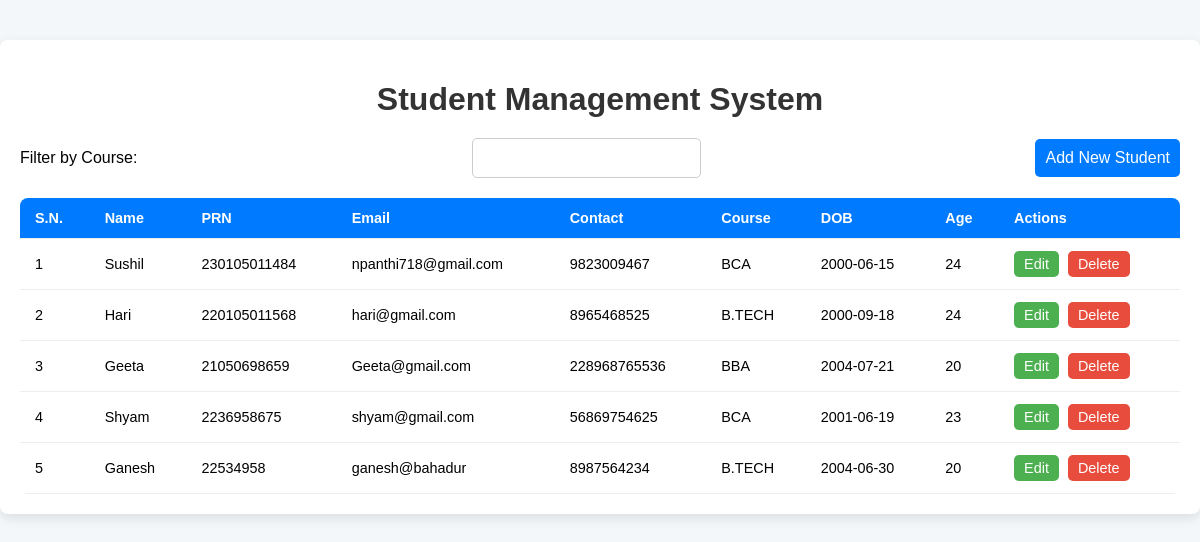
The page / on the database its author committed.
### tables this page shows
CREATE TABLE students (
            id INTEGER PRIMARY KEY AUTOINCREMENT,
            student_name TEXT NOT NULL,
            prn TEXT UNIQUE NOT NULL,
            email TEXT NOT NULL,
            contact TEXT,
            course TEXT,
            dob DATE,
            age INTEGER
        );

### app.py (the view)
@app.route('/')
def index():
    conn = sqlite3.connect('database/student_management.db')
    conn.row_factory = sqlite3.Row
    students = conn.execute('SELECT * FROM students').fetchall()
    conn.close()
    return render_template('index.html', students=students)

### templates/index.html (shortened to what this page needs)
<!DOCTYPE html>
<html lang="en">
<head>
    <link rel="stylesheet" href="/static/css/style.css">
</head>
<body>
    <div class="container">
        <h1>Student Management System</h1>
        <div class="filter-section">
            <label for="course-filter">Filter by Course:</label>
            <input type="text" id="courseFilter" name="courseFilter" onchange="filterByCourse()">
            <button onclick="location.href='/add_student'">Add New Student</button>
        </div>
        <table class="student-table">
            <thead>
                <tr>
                    <th>S.N.</th>
                    <th>Name</th>
                    <th>PRN</th>
                    <th>Email</th>
                    <th>Contact</th>
                    <th>Course</th>
                    <th>DOB</th>
                    <th>Age</th>
                    <th>Actions</th>
                </tr>
            </thead>
            <tbody>
                {% for student in students %}
                <tr>
                    <td>{{ loop.index }}</td>
                    <td>{{ student['student_name'] }}</td>
                    <td>{{ student['prn'] }}</td>
                    <td>{{ student['email'] }}</td>
                    <td>{{ student['contact'] }}</td>
                    <td>{{ student['course'] }}</td>
                    <td>{{ student['dob'] }}</td>
                    <td>{{ student['age'] }}</td>
                    <td>
                        <a href="/edit_student/{{ student['id'] }}">Edit</a>
                        <form action="/delete_student/{{ student['id'] }}" method="POST" style="display:inline;">
                            <button type="submit" onclick="return confirm('Are you sure you want to delete this student?')">Delete</button>
                        </form>
                    </td>
                </tr>
                {% endfor %}
            </tbody>
        </table>
    </div>
</body>
</html>

### static/css/style.css (style rules this page uses)
body { font-family: Arial, sans-serif; background-color: #f4f7fa; margin: 0; padding: 0; }
.container { max-width: 1200px; margin: auto; padding: 20px; background-color: #ffffff; border-radius: 8px; box-shadow: 0px 4px 12px rgba(0, 0, 0, 0.1); margin-top: 40px; }
h1, h2 { text-align: center; color: #333; margin-bottom: 20px; }
.student-form, form { display: flex; flex-direction: column; gap: 15px; }
.student-form input, form input, form select, button { padding: 10px; font-size: 1rem; border: 1px solid #ccc; border-radius: 5px; }
.filter-section input { padding: 10px; font-size: 1rem; border: 1px solid #ccc; border-radius: 5px; }
.student-form button, button { background-color: #007bff; color: #fff; border: none; cursor: pointer; transition: background-color 0.3s ease; }
.filter-section, .filter-container { display: flex; justify-content: space-between; align-items: center; margin-bottom: 20px; }
.student-table { width: 100%; border-collapse: collapse; margin-top: 10px; font-size: 0.9rem; background-color: #fff; border-radius: 8px; overflow: hidden; }
.student-table thead { background-color: #007bff; color: white; }
.student-table th, .student-table td { padding: 12px 15px; border-bottom: 1px solid #eee; text-align: left; }
.student-table td a, .student-table td button { padding: 5px 10px; font-size: 0.9rem; border-radius: 5px; text-decoration: none; transition: 0.3s ease; margin-right: 5px; }
.student-table td a { background-color: #4CAF50; color: #fff; }
.student-table td button { background-color: #e74c3c; color: #fff; border: none; cursor: pointer; }

### rows shown on the page
students: student_name "Sushil", prn "230105011484", email "npanthi718@gmail.com", contact "9823009467", course "BCA", dob "2000-06-15", age "24"
students: student_name "Hari", prn "220105011568", email "hari@gmail.com", contact "8965468525", course "B.TECH", dob "2000-09-18", age "24"
students: student_name "Geeta", prn "21050698659", email "Geeta@gmail.com", contact "228968765536", course "BBA", dob "2004-07-21", age "20"
students: student_name "Shyam", prn "2236958675", email "shyam@gmail.com", contact "56869754625", course "BCA", dob "2001-06-19", age "23"
students: student_name "Ganesh", prn "22534958", email "ganesh@bahadur", contact "8987564234", course "B.TECH", dob "2004-06-30", age "20"
